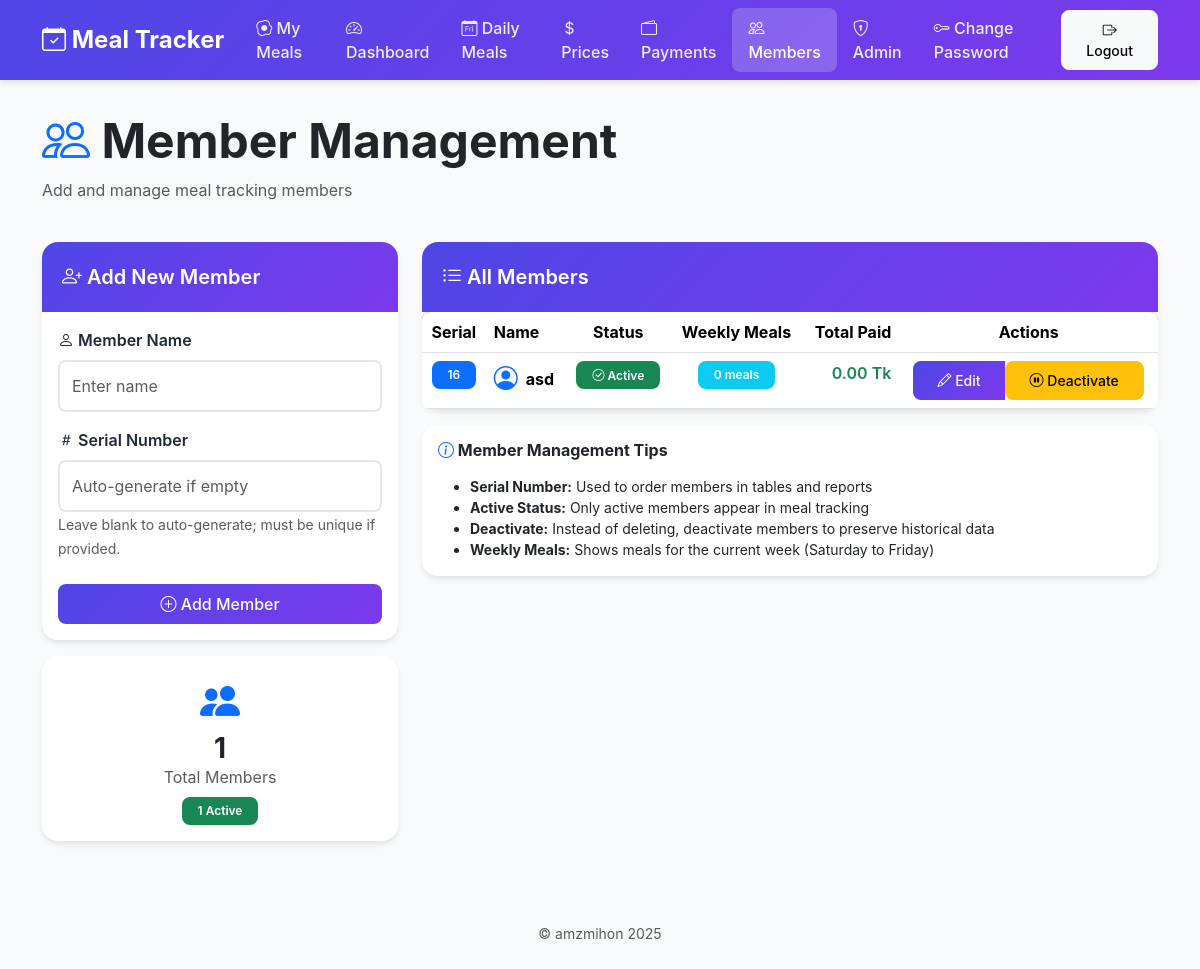
The page /manage-members/ (signed in) on the database its author committed.
### tracker/models.py (models this page shows, shortened)
class Member(models.Model):
    name = models.CharField(max_length=100)
    is_active = models.BooleanField(default=True)
    serial_number = models.IntegerField(unique=True, null=True, blank=True)
    user = models.OneToOneField(
        User,
        on_delete=models.SET_NULL,
        related_name='member_profile',
        null=True,
        blank=True,
        help_text="Optional link to an auth user for self-service access"
    )
    created_at = models.DateTimeField(auto_now_add=True)
    class Meta:
        ordering = ['serial_number']
    def get_weekly_meals(self, start_date=None):
        if not start_date:
            start_date = self.get_week_start()
        end_date = start_date + timedelta(days=6)
        return MealRecord.objects.filter(
            member=self,
            date__gte=start_date,
            date__lte=end_date,
            ate_meal=True
        ).count()
    def get_total_paid(self):
        return Payment.objects.filter(member=self).aggregate(
            total=models.Sum('amount')
        )['total'] or 0
    @staticmethod
    def get_week_start(ref_date=None):
        if not ref_date:
            ref_date = date.today()
        days_since_saturday = (ref_date.weekday() + 2) % 7
        return ref_date - timedelta(days=days_since_saturday)

### tracker/views.py (the view, shortened to what this page needs)
# urls.py: path('manage-members/', views.manage_members, name='manage_members'),
@login_required
def manage_members(request):
    redirect_resp = _redirect_non_staff(request)
    if redirect_resp:
        return redirect_resp
    all_members = Member.objects.all()
    context = {
        'members': all_members
    }
    return render(request, 'manage_members.html', context)

### tracker/views.py (called while the page is built)
def _redirect_non_staff(request):
    if not request.user.is_staff:
        messages.error(request, "Admin access required.")
        return redirect('my_meals')
    return None

### tracker/templates/manage_members.html (shortened to what this page needs)
{% extends 'base.html' %}
{% block content %}
<div class="row mb-4">
    <div class="col-12">
        <h1 class="display-5 fw-bold mb-2">
            <i class="bi bi-people text-primary"></i> Member Management
        </h1>
        <p class="text-muted">Add and manage meal tracking members</p>
    </div>
</div>
<div class="row">
    <div class="col-lg-4 mb-4">
        <div class="card">
            <div class="card-header">
                <i class="bi bi-person-plus"></i> Add New Member
            </div>
            <div class="card-body">
                <form method="POST" novalidate>
                    <div class="mb-3">
                        <label for="name" class="form-label">
                            <i class="bi bi-person"></i> Member Name
                        </label>
                        <input type="text" class="form-control" id="name" name="name" placeholder="Enter name" required>
                    </div>
                    <div class="mb-4">
                        <label for="serial_number" class="form-label">
                            <i class="bi bi-hash"></i> Serial Number
                        </label>
                        <input type="number" class="form-control" id="serial_number" name="serial_number" min="1"
                            placeholder="Auto-generate if empty">
                        <small class="text-muted">Leave blank to auto-generate; must be unique if provided.</small>
                    </div>
                    <button type="submit" class="btn btn-primary w-100">
                        <i class="bi bi-plus-circle"></i> Add Member
                    </button>
                </form>
            </div>
        </div>
        <div class="card mt-3">
            <div class="card-body text-center">
                <i class="bi bi-people-fill text-primary fs-1 mb-2"></i>
                <h3 class="fw-bold mb-0">{{ members|length }}</h3>
                <p class="text-muted mb-0">Total Members</p>
                <div class="mt-2">
                    <span class="badge bg-success">
                        {{ members|length }} Active
                    </span>
                </div>
            </div>
        </div>
    </div>
    <div class="col-lg-8 mb-4">
        <div class="card">
            <div class="card-header">
                <i class="bi bi-list-ul"></i> All Members
            </div>
            <div class="card-body p-0">
                {% if members %}
                <div class="table-responsive">
                    <table class="table table-hover mb-0">
                        <thead>
                            <tr>
                                <th class="text-center">Serial</th>
                                <th>Name</th>
                                <th class="text-center">Status</th>
                                <th class="text-center">Weekly Meals</th>
                                <th class="text-end">Total Paid</th>
                                <th class="text-center">Actions</th>
                            </tr>
                        </thead>
                        <tbody>
                            {% for member in members %}
                            <tr>
                                <td class="text-center">
                                    <span class="badge bg-primary">{{ member.serial_number }}</span>
                                </td>
                                <td>
                                    <div class="d-flex align-items-center">
                                        <i class="bi bi-person-circle fs-4 me-2 text-primary"></i>
                                        <strong>{{ member.name }}</strong>
                                    </div>
                                </td>
                                <td class="text-center">
                                    {% if member.is_active %}
                                    <span class="badge bg-success">
                                        <i class="bi bi-check-circle"></i> Active
                                    </span>
                                    {% else %}
                                    <span class="badge bg-secondary">
                                        <i class="bi bi-x-circle"></i> Inactive
                                    </span>
                                    {% endif %}
                                </td>
                                <td class="text-center">
                                    <span class="badge bg-info">{{ member.get_weekly_meals }} meals</span>
                                </td>
                                <td class="text-end fw-semibold text-success">
                                    {{ member.get_total_paid|floatformat:2 }} Tk
                                </td>
                                <td class="text-center">
                                    <div class="btn-group" role="group">
                                        <button type="button" class="btn btn-sm btn-primary edit-member-btn"
                                            data-member-id="{{ member.id }}" data-member-name="{{ member.name }}"
                                            title="Edit Name">
                                            <i class="bi bi-pencil"></i> Edit
                                        </button>
                                        <form method="POST" style="display: inline;">
                                            <button type="submit"
                                                class="btn btn-sm {% if member.is_active %}btn-warning{% else %}btn-success{% endif %}"
                                                title="{% if member.is_active %}Deactivate{% else %}Activate{% endif %}">
                                                <i
                                                    class="bi bi-{% if member.is_active %}pause-circle{% else %}play-circle{% endif %}"></i>
                                                {% if member.is_active %}Deactivate{% else %}Activate{% endif %}
                                            </button>
                                        </form>
                                    </div>
                                </td>
                            </tr>
                            {% endfor %}
                        </tbody>
                    </table>
                </div>
                {% else %}
                <div class="text-center py-5">
                    <i class="bi bi-inbox text-muted fs-1"></i>
                    <p class="text-muted mt-3 mb-0">No members yet. Add your first member to get started!</p>
                </div>
                {% endif %}
            </div>
        </div>
        <div class="card mt-3">
            <div class="card-body">
                <h6 class="fw-bold mb-3">
                    <i class="bi bi-info-circle text-primary"></i> Member Management Tips
                </h6>
                <ul class="small mb-0">
                    <li><strong>Serial Number:</strong> Used to order members in tables and reports</li>
                    <li><strong>Active Status:</strong> Only active members appear in meal tracking</li>
                    <li><strong>Deactivate:</strong> Instead of deleting, deactivate members to preserve historical data
                    </li>
                    <li><strong>Weekly Meals:</strong> Shows meals for the current week (Saturday to Friday)</li>
                </ul>
            </div>
        </div>
    </div>
</div>
{% endblock %}

### tracker/templates/base.html (style rules this page uses)
:root { --primary-color: #4f46e5; --secondary-color: #7c3aed; --success-color: #10b981; --danger-color: #ef4444; --warning-color: #f59e0b; --dark-bg: #1f2937; --light-bg: #f9fafb; }
body { font-family: 'Inter', -apple-system, BlinkMacSystemFont, 'Segoe UI', sans-serif; background-color: var(--light-bg); min-height: 100vh; display: flex; flex-direction: column; }
.card { border: none; border-radius: 1rem; box-shadow: 0 4px 6px -1px rgba(0, 0, 0, 0.1); transition: all 0.3s ease; }
.card-header { background: linear-gradient(135deg, var(--primary-color) 0%, var(--secondary-color) 100%); color: white; border: none; border-radius: 1rem 1rem 0 0 !important; padding: 1.25rem; font-weight: 600; font-size: 1.25rem; }
.btn { border-radius: 0.5rem; font-weight: 500; padding: 0.5rem 1.5rem; transition: all 0.3s ease; }
.btn-primary { background: linear-gradient(135deg, var(--primary-color) 0%, var(--secondary-color) 100%); border: none; }
.table { border-radius: 0.5rem; overflow: hidden; }
.table thead { background: linear-gradient(135deg, var(--primary-color) 0%, var(--secondary-color) 100%); color: white; }
.table tbody tr { transition: all 0.2s ease; }
.badge { padding: 0.5rem 1rem; border-radius: 0.5rem; font-weight: 600; }
.form-control, .form-select { border-radius: 0.5rem; border: 2px solid #e5e7eb; padding: 0.75rem; transition: all 0.3s ease; }
.form-label { font-weight: 600; color: var(--dark-bg); margin-bottom: 0.5rem; }

### rows shown on the page
Member: serial_number "16", name "asd", is_active True (drawn), get_weekly_meals "0", get_total_paid "0.00"

### other values the page prints
{{ members|length }} "1"
